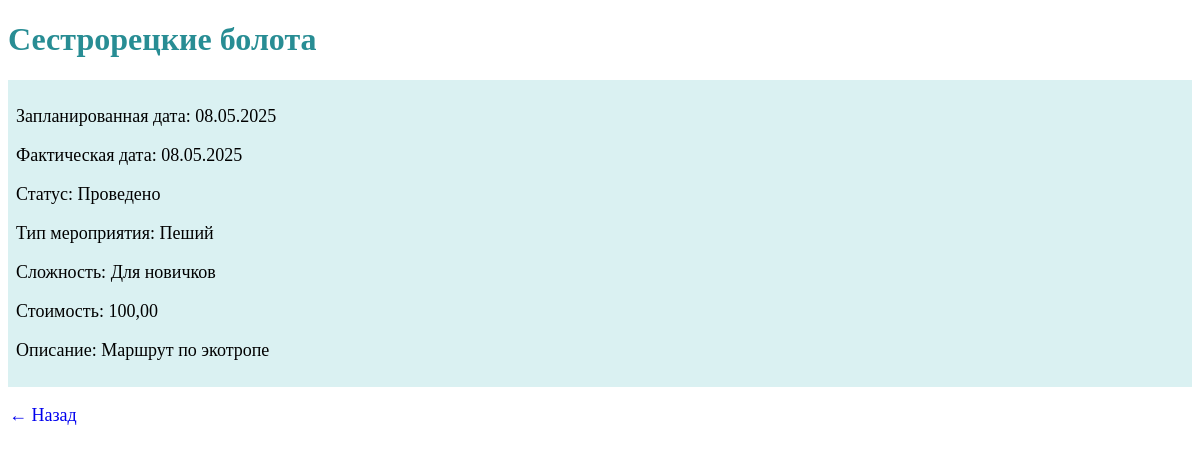
The page /events/1/detail/ on the database its author committed.
### travel_club/models.py (models this page shows, shortened)
class Event(models.Model):
    statuses = (
        ('completed', 'Проведено'),
        ('planned', 'Запланировано'),
        ('in_progress', 'В разработке'),
    )
    levels = (
        ('hard', 'Сложный'),
        ('medium', 'Средний'),
        ('easy', 'Для новичков'),
    )
    event_type = models.CharField(max_length=50, verbose_name="Тип мероприятия")
    name = models.CharField(max_length=200,verbose_name="Название")
    is_multi_day = models.BooleanField(default=False, verbose_name="Многодневный")
    planned_date = models.DateField(verbose_name="Запланированная дата")
    actual_date = models.DateField(blank=True, null=True, verbose_name="Фактическая дата")
    status = models.CharField(max_length=20, choices=statuses,verbose_name="Статус")
    difficulty = models.CharField(max_length=20, choices=levels, verbose_name="Сложность")
    price = models.DecimalField(max_digits=10, decimal_places=2,verbose_name="Стоимость")
    comment = models.TextField(blank=True, null=True,verbose_name="Описание")
    participants = models.ManyToManyField(User, through='EventParticipation', verbose_name="Участники мероприятия")
    class Meta:
        verbose_name = "Мероприятие"
        verbose_name_plural = "Мероприятия"

### travel_club/views.py (the view)
# urls.py: re_path(r'^events/(?P<event_id>\d+)/detail/$', travel_views.detail, name='detail'),
def detail(request,event_id):
     event = get_object_or_404(Event, id=event_id)
     return render(request, 'detail.html', {
        'event': event,
    })

### templates/detail.html
{% extends "base.html" %}
{% block content %}
<h1>{{event.name}}</h1>
<div  style="margin-bottom: 15px; padding: 8px; background: #daf1f2;">
    <p>Запланированная дата: {{ event.planned_date|date:"d.m.Y" }}</p>
    <p>Фактическая дата: {{ event.actual_date|date:"d.m.Y" }}</p>
    <p>Статус: {{event.get_status_display}}</p>
    <p>Тип мероприятия: {{event.event_type}}</p>
    <p>Сложность: {{event.get_difficulty_display}}</p>
    <p>Стоимость: {{event.price}}</p>
    <p>Описание: {{event.comment}}</p>
</div>
<p><a href="{% url 'events' %}">← Назад</a></p>
{% endblock %}

### templates/base.html (style rules this page uses)
h1 { color:#288d94; }
p { font-size: large; }
a { outline: none; text-decoration: none; padding: 2px 1px 0; }

### rows shown on the page
Event: name "Сестрорецкие болота", planned_date "08.05.2025", actual_date "08.05.2025", status "Проведено", event_type "Пеший", difficulty "Для новичков", price "100,00", comment "Маршрут по экотропе"
